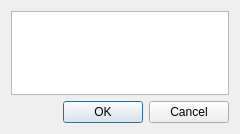
<?xml version="1.0" encoding="UTF-8"?>
<ui version="4.0">
 <class>Debug_Widget</class>
 <widget class="QDialog" name="Debug_Widget">
  <property name="geometry">
   <rect>
    <x>0</x>
    <y>0</y>
    <width>240</width>
    <height>134</height>
   </rect>
  </property>
  <property name="windowTitle">
   <string>Dialog</string>
  </property>
  <layout class="QVBoxLayout" name="verticalLayout">
   <item>
    <widget class="QTextBrowser" name="textBrowser"/>
   </item>
   <item>
    <widget class="QDialogButtonBox" name="buttonBox">
     <property name="orientation">
      <enum>Qt::Horizontal</enum>
     </property>
     <property name="standardButtons">
      <set>QDialogButtonBox::Cancel|QDialogButtonBox::Ok</set>
     </property>
    </widget>
   </item>
  </layout>
 </widget>
 <resources/>
 <connections>
  <connection>
   <sender>buttonBox</sender>
   <signal>accepted()</signal>
   <receiver>Debug_Widget</receiver>
   <slot>accept()</slot>
   <hints>
    <hint type="sourcelabel">
     <x>233</x>
     <y>112</y>
    </hint>
    <hint type="destinationlabel">
     <x>157</x>
     <y>133</y>
    </hint>
   </hints>
  </connection>
  <connection>
   <sender>buttonBox</sender>
   <signal>rejected()</signal>
   <receiver>Debug_Widget</receiver>
   <slot>reject()</slot>
   <hints>
    <hint type="sourcelabel">
     <x>233</x>
     <y>112</y>
    </hint>
    <hint type="destinationlabel">
     <x>239</x>
     <y>133</y>
    </hint>
   </hints>
  </connection>
 </connections>
</ui>
